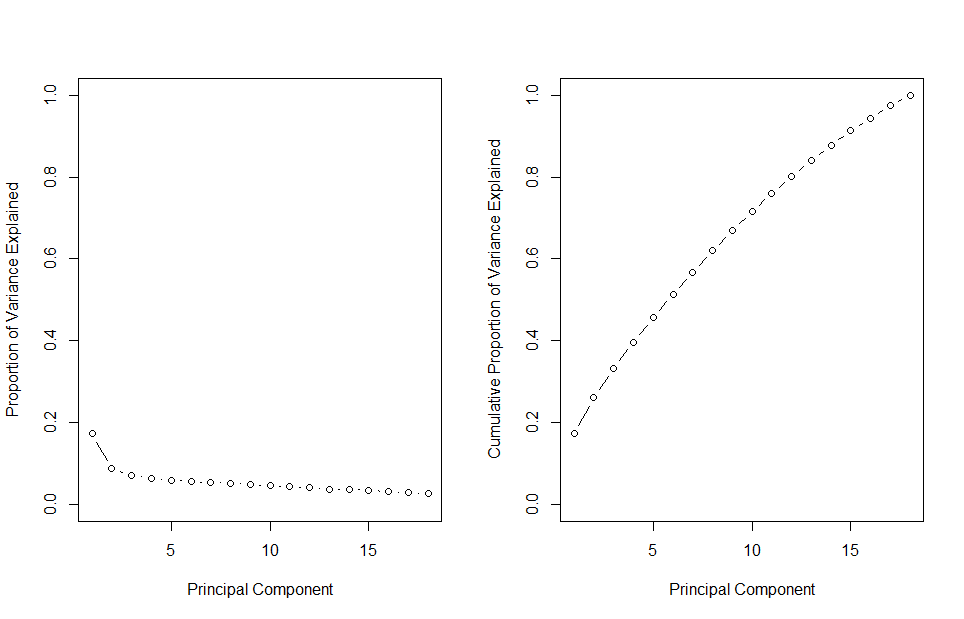

Here is the R script that generated this plot:
##########################################
# Principal Component Analysis
##########################################

data <- USArrests
states <- rownames(data)
states
names(data)
# columnwise mean of data
apply(data, 2, mean)

# columnwise variance of data
apply(data, 2, var)

# PCA
pr.out <- prcomp(data, scale = TRUE)
names(pr.out)
# column mean
pr.out$center
# column std dev
pr.out$scale
# principal component loading vector
pr.out$rotation
# plot the first two PCs
biplot(pr.out, scale = 0)

# plot is flipped, so flip it back
pr.out$rotation <- -pr.out$rotation
pr.out$x <- -pr.out$x
biplot(pr.out, scale = 0)

# variance explained by each PC
pr.var <- pr.out$sdev^2
# proportion of variance explained
pve <- pr.var / sum(pr.var)
pve
# plot PVE
par(mfrow = c(1,2))
plot(pve, xlab = "Principal Component", ylab = "Proportion of Variance Explained", ylim = c(0,1), type = "b")
plot(cumsum(pve), xlab = "Principal Component", ylab = "Cumulative Proportion of Variance Explained", ylim = c(0,1), type = "b")


##########################################
# Matrix Completion
##########################################
X <- data.matrix(scale(data))
pcob <- prcomp(X)
summary(pcob)
# SVD
# The matrix v is equivalent to the loading matrix from the principal components (flipped in this case)
sX <- svd(X)
names(sX)
round(sX$v, 3)

# The matrix u is equivalent to the matrix of standardized scores and the standard deviations are in the vector d
t(sX$d * t(sX$u))

# Randomly omit 20 entries from the 50 x 2 data matrix
nomit <- 20
set.seed(15)
ina <- sample(seq(50), nomit)
inb <- sample(1:4, nomit, replace = TRUE)
Xna <- X
index.na <- cbind(ina, inb)
Xna[index.na] <- NA
Xna

# Algorithm 12.1
fit.svd <- function(X, M = 1) {
  svdob <- svd(X)
  with(svdob,
       u[, 1:M, drop = FALSE] %*%
         (d[1:M] * t(v[, 1:M, drop = FALSE]))
       )
}

Xhat <- Xna
xbar <- colMeans(Xna, na.rm = TRUE)
Xhat[index.na] <- xbar[inb]


# Measure the progress of iterations
thresh <- 1e-7
rel_err <- 1
iter <- 0
ismiss <- is.na(Xna)
mssold <- mean((scale(Xna, xbar, FALSE)[!ismiss])^2)
mss0 <- mean(Xna[!ismiss]^2)

# Use Xapp to updates the estimates for elements in Xhat that are missing in Xna. Finally, compute the relative error
while(rel_err > thresh) {
  iter <- iter + 1
  # Step 2(a)
  Xapp <- fit.svd (Xhat, M = 1)
  # Step 2(b)
  Xhat[ismiss] <- Xapp[ismiss]
  # Step 2(c)
  mss <- mean(((Xna - Xapp)[!ismiss])^2)
  rel_err <- (mssold - mss) / mss0
  mssold <- mss
  cat("Iter :", iter, "MSS :", mss, "Rel.Err:", rel_err, "\n")
}

# Here, we implements Algorithm 12.1 for imputing missing values using PCA. Someone looking to do apply matrix completion to their own data should use the softImpute package on CRAN
